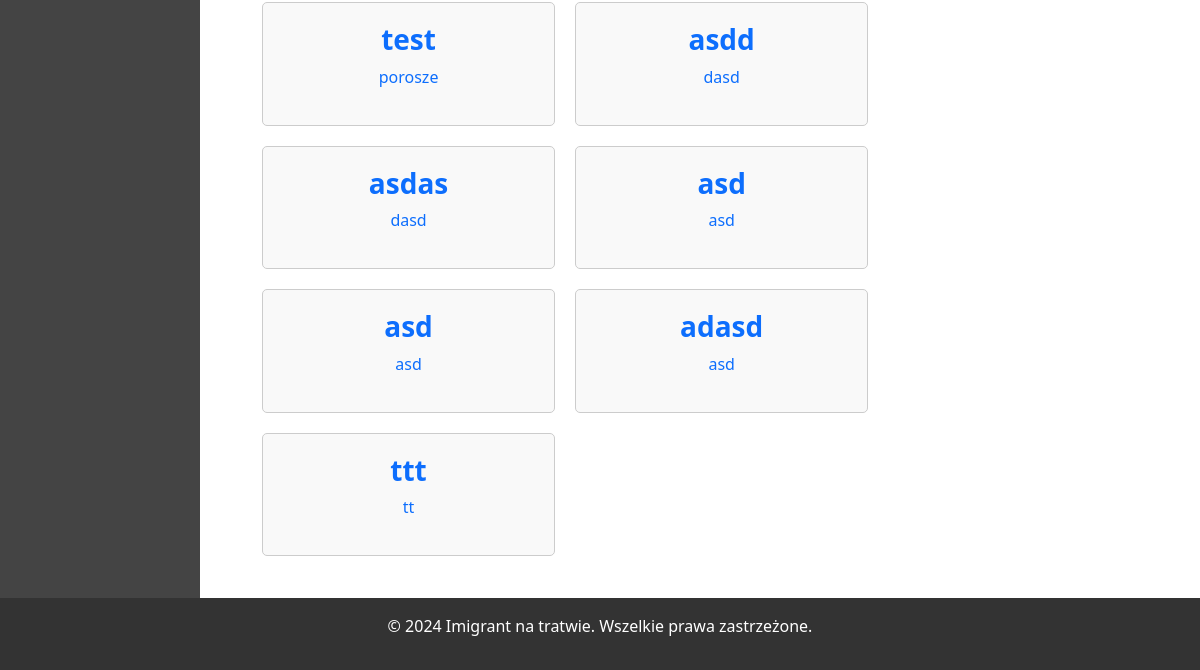
The app's page /quiz/ (signed in, lower part), older data.
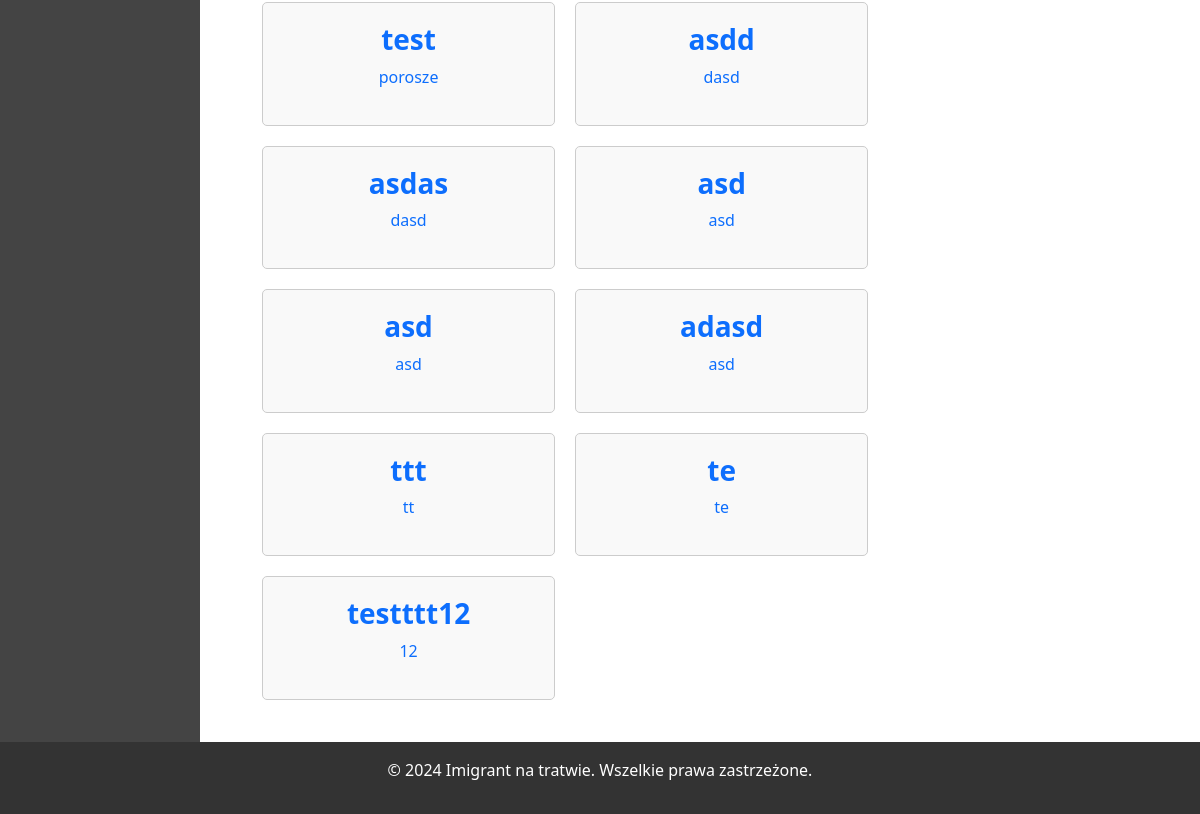
The same page, newer data.
### quizAPP/models.py (models this page shows, shortened)
class Quiz(models.Model):
    title = models.CharField(max_length=200)
    description = models.TextField(blank=True, null=True)
    created_by = models.ForeignKey(User, on_delete=models.PROTECT, related_name='quizzes')

### quizAPP/views.py (the view)
# urls.py: path("", views.quiz_list, name='quizlist'),
def quiz_list(request):
    quizzes = Quiz.objects.all()
    context = {'quizzes': quizzes}
    current_user = request.user
    logger.info('------------------renderuje quizlist')
    return render(request, 'quiz/login_quizy.html', context)

### templates/quiz/login_quizy.html (shortened to what this page needs)
{% extends "quiz_base.html" %}
{% load static %}
{% block content %}
<section id="quizy">
    <div class="moje-quizy">
        {% if quizzes%}
            {% for quiz in quizzes %}
                {% if quiz.created_by == request.user%}
                <a href="/quiz/quizzes/{{ quiz.id }}"><div class="quiz-option" style="width: 32%;">
                    <h3><b>{{ quiz.title }}</b></h3>
                    <p>{{ quiz.description }}</p>
                </div></a>
                {% endif %}
            {% endfor %}
        {% else %}
            <p>Nie ma dostępnych żadnych quizów.</p>
        {% endif %}
    </div>
</section>
{% endblock %}

Row changes from the older to the newer data that the page shows:
now on this page (row edited): Quiz: title "te", description "te"
added Quiz: title "testttt12", description "12"
